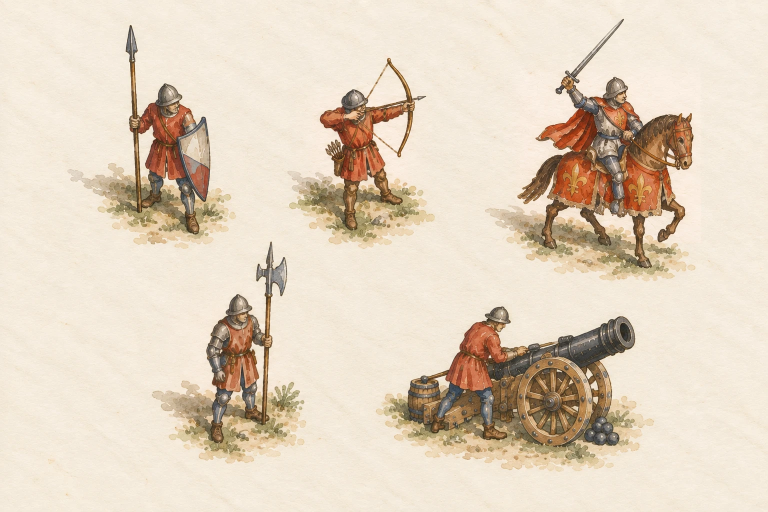
#> input picture art/tropas-rojo.webp, 1536 x 1024 px, found by its file name (shown at 1/2 size)
$ python edit-infantry-sword.py
#> lines starting #> are read from the running program, lines starting #| are printed output that depends on the picture
"""Sustituye la alabarda de la Infantería por la espada del jinete (ambas de la ilustración del autor).

Uso: python3 scripts/edit-infantry-sword.py
Entrada: art/tropas-rojo.webp  ·  Salida: art/tropas-rojo-editado.webp
Después: python3 scripts/recolor-units.py art/tropas-rojo-editado.webp
"""
import math
import numpy as np
from PIL import Image

src = Image.open('art/tropas-rojo.webp').convert('RGB')
#> src is the input picture: PIL image 1536x1024 RGB; mean R, G, B 225.5, 210.7, 191.6
a = np.asarray(src).astype(float)
out = a.copy()
paper_patch = a[500:760, 640:720]  # papel limpio entre el arquero y el cañón
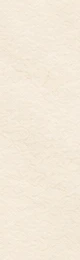
#> paper_patch: shape (260, 80, 3) float64; mean R, G, B 243.2, 233.3, 217.6


def fill_paper(x0, x1, y0, y1):
#> called with x0 = 508, x1 = 582, y0 = 476, y1 = 598
    out[y0:y1, x0:x1] = paper_patch[: y1 - y0, : x1 - x0]


# 1) Cabeza de la alabarda y asta por encima de la mano: solo hay papel alrededor.
fill_paper(508, 582, 476, 598)
fill_paper(527, 550, 596, 666)


# 2) Asta por debajo de la mano: se reconstruye interpolando cada fila entre ambos lados del asta.
def shaft_x(y):  # el asta baja ligeramente inclinada hacia la izquierda
    return 537 + (527 - 537) * (y - 600) / (850 - 600)


for y in range(694, 866):
    cx = shaft_x(y)
    l, r = int(round(cx - 8)), int(round(cx + (13 if y > 800 else 8)))
    for x in range(l + 1, r):
        t = (x - l) / (r - l)
        out[y, x] = out[y, l] * (1 - t) + out[y, r] * t

# 3) Espada del jinete: se endereza y se recorta la hoja con la guarda.
G = (1150, 151)  # centro de la guarda en la ilustración
tip = (1246, 39)
angle = math.degrees(math.atan2(tip[0] - G[0], G[1] - tip[1]))
rot = np.asarray(src.rotate(angle, center=G, resample=Image.BICUBIC, fillcolor=(244, 235, 220))).astype(float)
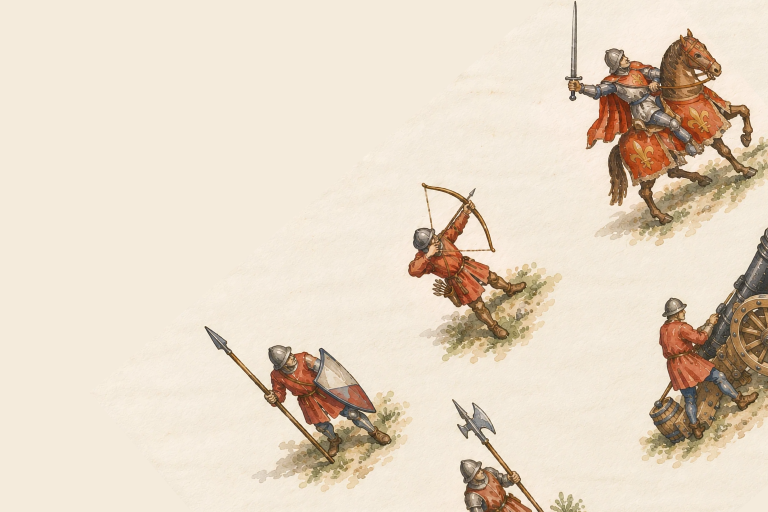
#> rot: shape (1024, 1536, 3) float64 (shown at 1/2 size); mean R, G, B 228.8, 214.9, 196.8
x0, x1, y0, y1 = G[0] - 17, G[0] + 17, max(0, G[1] - 152), G[1] + 10
sword = rot[y0:y1, x0:x1]
paper = np.array([244.0, 235.0, 220.0])
d = np.sqrt(((sword - paper) ** 2).sum(-1))
mx, mn = sword.max(-1), sword.min(-1)
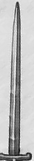
#> mn: shape (161, 34) float64; min 14, max 245, mean 189
sat = (mx - mn) / np.maximum(mx, 1)
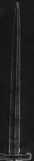
#> sat: shape (161, 34) float64; min 0.0392, max 0.708, mean 0.127
alpha = np.clip((d - 18) / 30, 0, 1) * np.clip((0.42 - sat) / 0.12, 0, 1)  # gris/acero, sin la mano
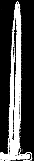
#> alpha: shape (161, 34) float64; min 0, max 1, mean 0.286

# Colocación: vertical con una ligera inclinación, con la guarda justo encima del puño.
tilt = 6
sw = Image.fromarray(np.dstack([sword, alpha * 255]).astype(np.uint8), 'RGBA').rotate(-tilt, expand=True, resample=Image.BICUBIC)
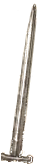
#> sw: PIL image 52x165 RGBA; mean R, G, B, A 36.2, 33.9, 30.7, 46; transparent parts drawn white
base = Image.fromarray(np.clip(out, 0, 255).astype(np.uint8)).convert('RGBA')
fist_x, fist_top = 538, 671
base.alpha_composite(sw, (fist_x - sw.width // 2 + 2, fist_top - sw.height + 4))
base.convert('RGB').save('art/tropas-rojo-editado.webp', quality=95)
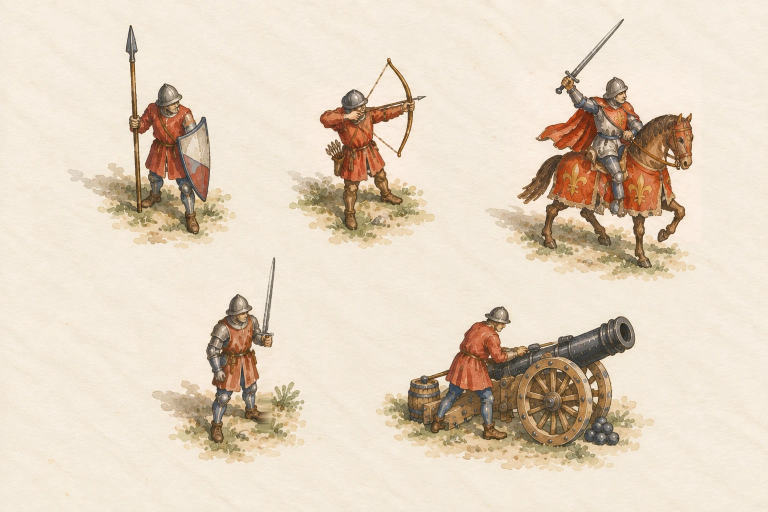
#> saved as tropas-rojo-editado.webp: PIL image 1536x1024 RGB (shown at 1/2 size); mean R, G, B 225.8, 210.9, 191.9

$ run again, with art/ciudad.webp copied over art/tropas-rojo.webp
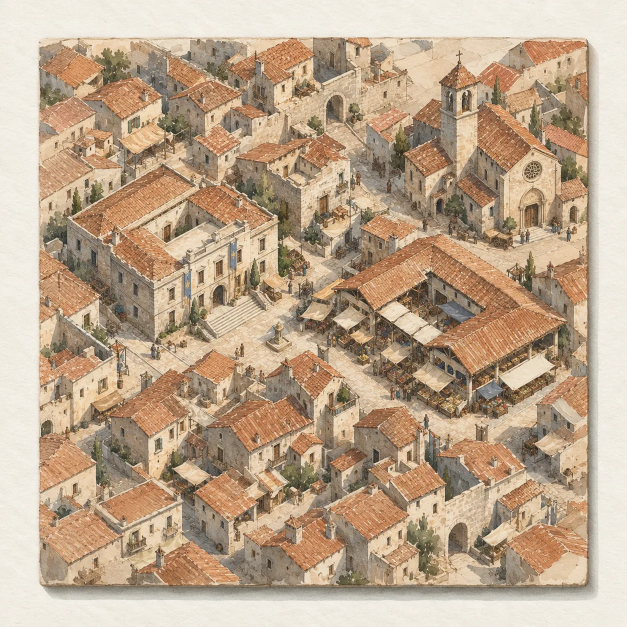
#> input picture art/ciudad.webp, 1254 x 1254 px, found by its file name (shown at 1/2 size)
#> src is the input picture: PIL image 1254x1254 RGB; mean R, G, B 188.7, 165.6, 140.9
#> `rot = np.asarray(src.rotate(angle, center=G, resample=Image.BICUBIC, f..`:
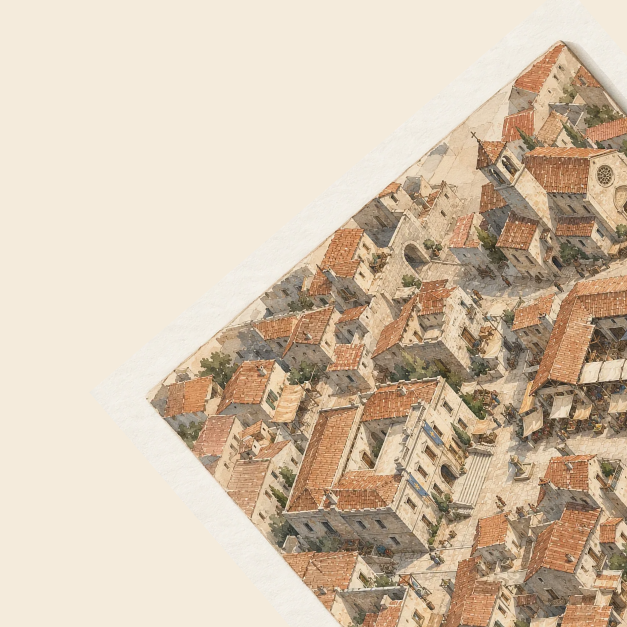
#> rot: shape (1254, 1254, 3) float64 (shown at 1/2 size); mean R, G, B 211.3, 193.7, 172.5
#> `base.convert('RGB').save('art/tropas-rojo-editado.webp', quality=95)`:
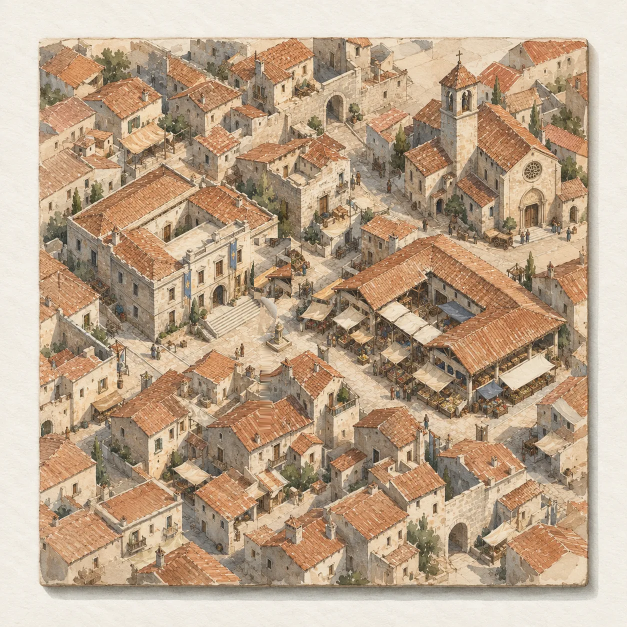
#> saved as tropas-rojo-editado.webp: PIL image 1254x1254 RGB (shown at 1/2 size); mean R, G, B 188.6, 165.5, 140.9

$ run again, with art/edificios-civiles.webp copied over art/tropas-rojo.webp
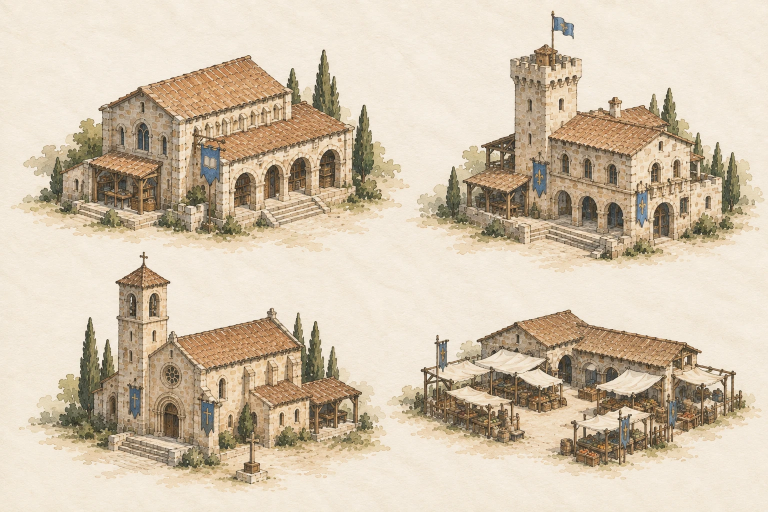
#> input picture art/edificios-civiles.webp, 1536 x 1024 px, found by its file name (shown at 1/2 size)
#> src is the input picture: PIL image 1536x1024 RGB; mean R, G, B 210.8, 195.8, 174
#> `rot = np.asarray(src.rotate(angle, center=G, resample=Image.BICUBIC, f..`:
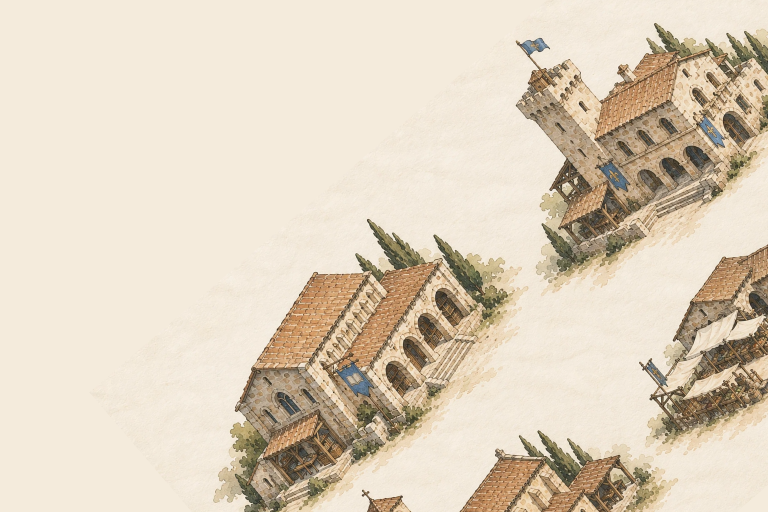
#> rot: shape (1024, 1536, 3) float64 (shown at 1/2 size); mean R, G, B 221.2, 208.1, 188.7
#> `sw = Image.fromarray(np.dstack([sword, alpha * 255]).astype(np.uint8),..`:
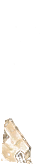
#> sw: PIL image 52x165 RGBA; mean R, G, B, A 24.2, 21.7, 18.5, 19.6; transparent parts drawn white
